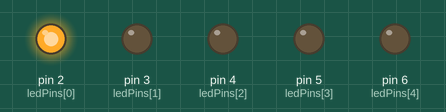
The sketch below on a simulated Arduino Uno, built with avr-gcc and run on an emulated ATmega328P. Parts: output pins drawn as LEDs (lit = HIGH).

Above: at 0.2 s.
At 1.2 s:
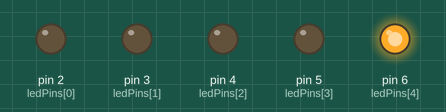
At 1.7 s:
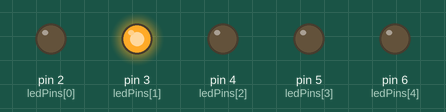
At 3.2 s:
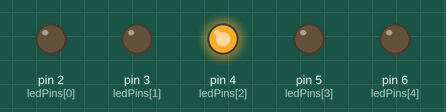
At 4.7 s:
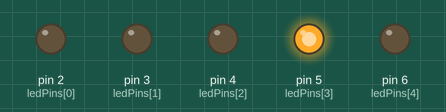
Timing chart, 0 to 5.8 s (numbered marks = the images above):
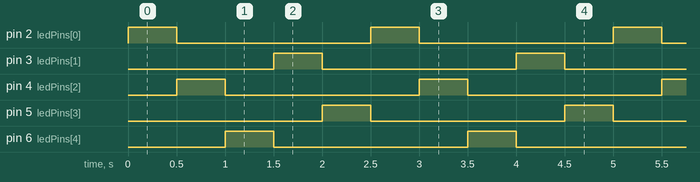

The sketch:

grand_fyyran1.ino
```cpp
// C++ code
//
const int ledPins[]={2,3,4,5,6};
const int numLeds=5;
void setup()
{
  for(int i=0;i<numLeds;i++){
    pinMode(ledPins[i], OUTPUT);
  }
}

void loop()
{
  for(int i=0;i<numLeds;i++){
    if(ledPins[i]%2==0){
      digitalWrite(ledPins[i], HIGH);
      delay(500); // Wait for 1000 millisecond(s)
      digitalWrite(ledPins[i], LOW);
    }
  }
  for(int i=0;i<numLeds;i++){
    if(ledPins[i]%2!=0){
      digitalWrite(ledPins[i], HIGH);
      delay(500); // Wait for 1000 millisecond(s)
      digitalWrite(ledPins[i], LOW);
    }
  }

}
```

Measured:
- by itself, pin 2 (ledPins[0]), pin 3 (ledPins[1]), pin 4 (ledPins[2]), pin 5 (ledPins[3]), pin 6 (ledPins[4]): alternates HIGH for 0.50 s and LOW for 2.0 s
- by itself, everything shown: repeats every 2.5 s, in 6 steps
